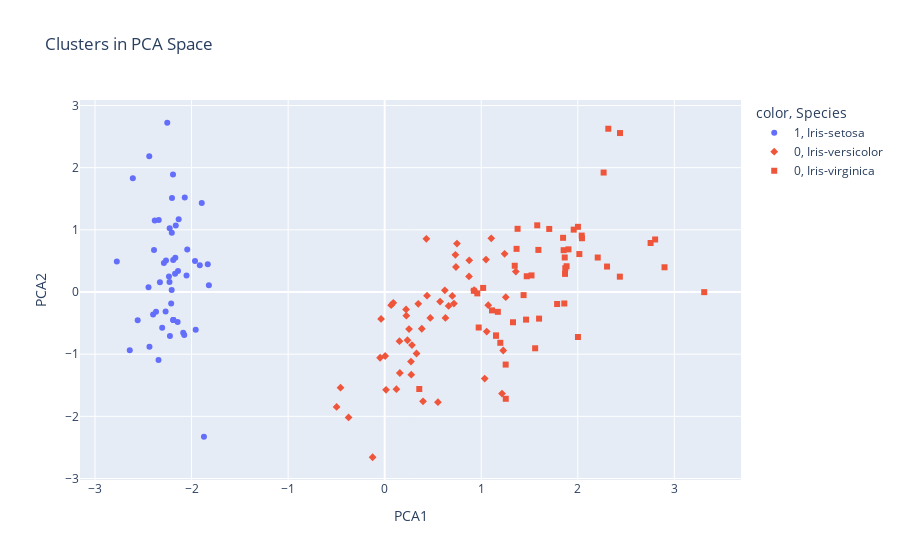

Notebook cell for this chart:
### Code cell
# PCA visualization of clusters
fig3 = px.scatter(data, x='PCA1', y='PCA2', color=data['cluster'].astype(str),
                  symbol='Species', title="Clusters in PCA Space")
fig3.show()
